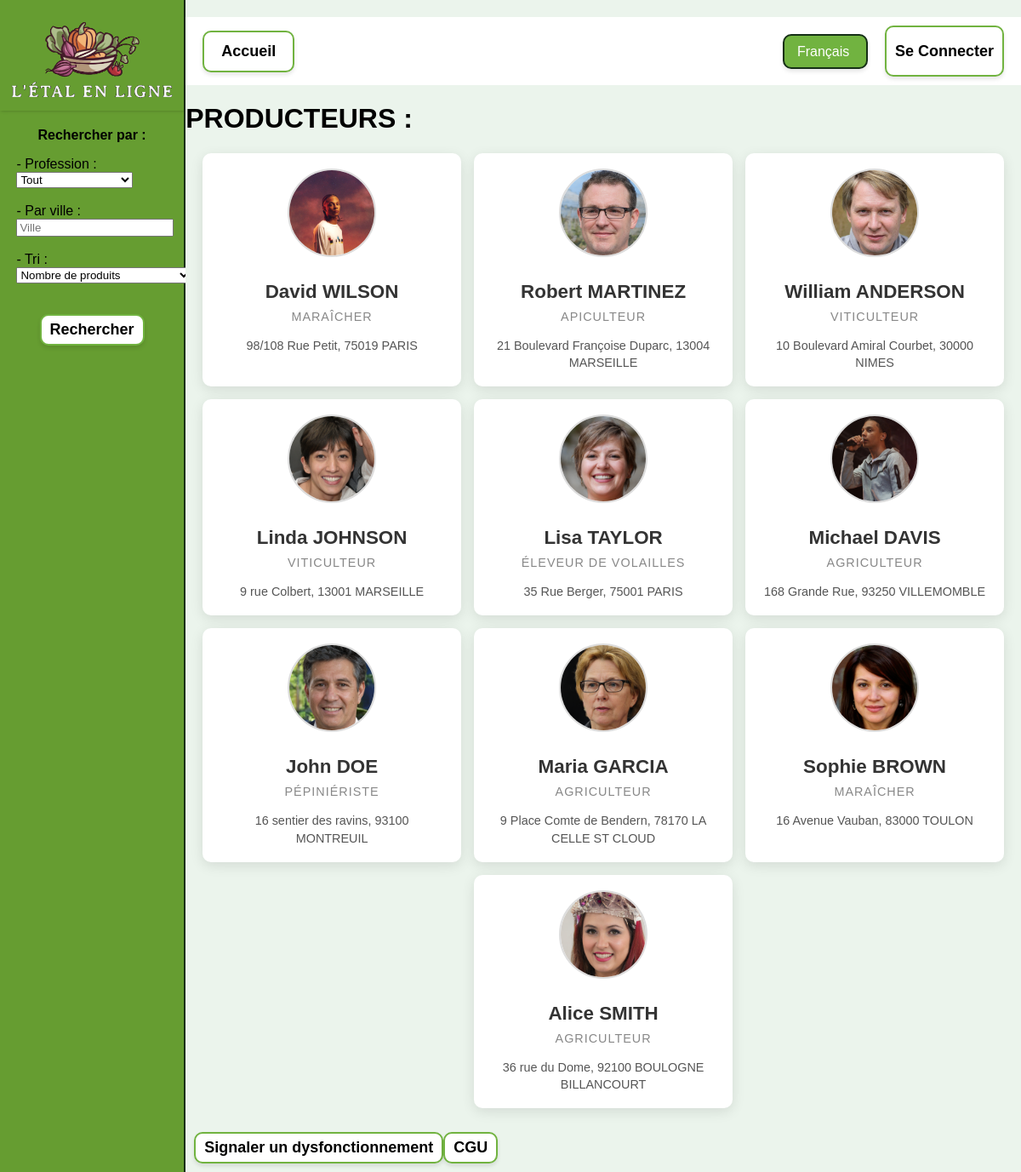
The page / on the database its author committed.
### tables this page shows
CREATE TABLE PRODUCTEUR(
   Id_Prod INT,
   Id_Uti INT NOT NULL,
   Prof_Prod VARCHAR(50),
   PRIMARY KEY(Id_Prod),
   UNIQUE(Id_Uti),
   FOREIGN KEY(Id_Uti) REFERENCES UTILISATEUR(Id_Uti)
);

CREATE TABLE UTILISATEUR(
   Id_Uti INT,
   Prenom_Uti VARCHAR(50) NOT NULL,
   Nom_Uti VARCHAR(50) NOT NULL,
   Mail_Uti VARCHAR(50) NOT NULL,
   Adr_Uti VARCHAR(200) NOT NULL,
   Pwd_Uti VARCHAR(50) NOT NULL,
   PRIMARY KEY(Id_Uti),
   UNIQUE(Mail_Uti)
);

### languages/language_fr.php (called while the page is built, shortened)
<?php
$htmlRechercherPar = "Rechercher par : ";
$htmlParVille = "- Par ville : ";
$htmlParProfession ="- Profession : ";
$htmlTri="- Tri : ";
$htmlNombreDeProduits="Nombre de produits";
$htmlRechercher="Rechercher";
$htmlAccueil="Accueil";
$htmlSeConnecter="Se Connecter";
$htmlProducteursEnMaj="PRODUCTEURS : ";
$htmlImageUtilisateur="Image utilisateur";
$htmlSignalerDys="Signaler un dysfonctionnement";
$htmlCGU="CGU";
$htmlVille="Ville";
$htmlTout = "Tout";
?>

### index.php (the view, shortened to what this page needs)
<!DOCTYPE html>
<html lang="fr">
<head>
    <?php
    require "language.php";
    ?>
    <link rel="stylesheet" type="text/css" href="css/style_general.css">
    <link rel="stylesheet" type="text/css" href="css/popup.css">
    <link rel="stylesheet" type="text/css" href="css/accueil.css">
</head>
<body>
    <?php
    if (isset($_GET["rechercheVille"]) == true) {
        $rechercheVille = htmlspecialchars($_GET["rechercheVille"]);
    } else {
        $rechercheVille = "";
    }
    if (isset($_GET["rayon"]) == false) {
        $rayon = 100;
    } else {
        $rayon = htmlspecialchars($_GET["rayon"]);
    }
    if (isset($_GET["tri"]) == true) {
        $tri = htmlspecialchars($_GET["tri"]);
    } else {
        $tri = "nombreDeProduits";
    }
    ?>
    <div class="container">
        <div class="leftColumn">
            <img class="logo" href="index.php" src="img/logo.png">
            <div class="contenuBarre">
                <center><strong>
                        <p><?php echo $htmlRechercherPar; ?></p>
                    </strong></center>
                <form method="get" action="index.php">
                    <label><?php echo $htmlParProfession ?></label>
                    <br>
                    <select name="categorie" id="categories">
                        <option value="Tout" <?php if ($_GET["categorie"] == "Tout") echo 'selected="selected"'; ?>><?php echo $htmlTout ?></option>
                    </select>
                    <br>
                    <br><?php echo $htmlParVille ?>
                    <br>
                    <input type="text" name="rechercheVille" pattern="[A-Za-z0-9 ]{0,100}" value="<?php echo $rechercheVille ?>" placeholder="<?php echo $htmlVille; ?>">
                    <br>
                    <br>
                    <label><?php echo $htmlTri ?></label>
                    <br>
                    <select name="tri" required>
                        <option value="nombreDeProduits" <?php if ($tri == "nombreDeProduits") echo 'selected="selected"'; ?>><?php echo $htmlNombreDeProduits ?></option>
                    </select>
                    <br>
                    <br>
                    <br>
                    <center><input type="submit" value="<?php echo $htmlRechercher ?>"></center>
                </form>
            </div>
        </div>
        <div class="rightColumn">
            <div class="topBanner">
                <div class="divNavigation">
                    <a class="bontonDeNavigation" href="index.php"><?php echo $htmlAccueil ?></a>
                </div>
                <div class="languagePicker">
                    <form action="language.php" method="post" id="languageForm">
                        <select name="language" id="languagePicker" class="select-langue" onchange="submitForm()">
                            <option value="fr" <?php if (isset($_SESSION["language"]) && $_SESSION["language"] == "fr") echo 'selected'; ?>>Français</option>
                        </select>
                    </form>
                </div>
                <input type="submit" value="<?php echo isset($_SESSION['Mail_Uti']) ? $_SESSION['Mail_Uti'] : $htmlSeConnecter; ?>" class="boutonDeConnection">
            </div>
            <h1> <?php echo $htmlProducteursEnMaj ?> </h1>
            <div class="gallery-container">
                <?php
                if ($_SERVER["REQUEST_METHOD"] == "GET") {
                    if (isset($_GET["categorie"])) {
                        $utilisateur = "inf2pj02";
                        $serveur = "localhost";
                        $motdepasse = "ahV4saerae";
                        $basededonnees = "inf2pj_02";
                        $connexion = new mysqli($serveur, $utilisateur, $motdepasse, $basededonnees);
                        if ($_GET["categorie"] == "Tout") {
                            $requete = 'SELECT UTILISATEUR.Id_Uti, PRODUCTEUR.Prof_Prod, PRODUCTEUR.Id_Prod, UTILISATEUR.Prenom_Uti, UTILISATEUR.Nom_Uti, UTILISATEUR.Adr_Uti, COUNT(PRODUIT.Id_Produit)
                        FROM PRODUCTEUR JOIN UTILISATEUR ON PRODUCTEUR.Id_Uti = UTILISATEUR.Id_Uti
                        LEFT JOIN PRODUIT ON PRODUCTEUR.Id_Prod=PRODUIT.Id_Prod
                        GROUP BY UTILISATEUR.Id_Uti, PRODUCTEUR.Prof_Prod, PRODUCTEUR.Id_Prod, UTILISATEUR.Prenom_Uti, UTILISATEUR.Nom_Uti, UTILISATEUR.Adr_Uti
                        HAVING PRODUCTEUR.Prof_Prod LIKE \'%\'';
                        }
                        $requete = $requete . ' ORDER BY ';
                        if ($tri === "nombreDeProduits") {
                            $requete = $requete . ' COUNT(PRODUIT.Id_Produit) DESC ;';
                        } else if ($tri === "ordreNomAlphabétique") {
                            $requete = $requete . ' Nom_Uti ASC ;';
                        } else if ($tri === "ordreNomAntiAlphabétique") {
                            $requete = $requete . ' Nom_Uti DESC ;';
                        } else if ($tri === "ordrePrenomAlphabétique") {
                            $requete = $requete . ' Prenom_Uti ASC ;';
                        } else if ($tri === "ordrePrenomAntiAlphabétique") {
                            $requete = $requete . ' Prenom_Uti DESC ;';
                        } else {
                            $requete = $requete . ' COUNT(PRODUIT.Id_Produit) ASC ;';
                        }
                        $stmt = $connexion->prepare($requete);
                        $stmt->execute();
                        $result = $stmt->get_result();
                        if ($result->num_rows > 0) {
                            while ($row = $result->fetch_assoc()) {
                                if ($rayon >= 100) {
                                    echo '<div class="contact-card">';
                                    echo '  <a href="producteur.php?Id_Prod=' . $row["Id_Prod"] . '" class="contact-card__link">';
                                    echo '      <img src="img_producteur/' . $row["Id_Prod"] . '.png" alt="' . $htmlImageUtilisateur . '" class="contact-card__img">';
                                    echo '      <h2 class="contact-card__name">' . $row["Prenom_Uti"] . ' ' . mb_strtoupper($row["Nom_Uti"]) . '</h2>';
                                    echo '      <p class="contact-card__job">' . $row["Prof_Prod"] . '</p>';
                                    echo '      <p class="contact-card__address">' . $row["Adr_Uti"] . '</p>';
                                    echo '  </a>';
                                    echo '</div>';
                                }
                            }
                        } else {
                            echo $htmlAucunResultat;
                        }
                    }
                }
                ?>
            </div>
            <br>
            <div class="basDePage">
                <form method="post">
                    <input type="submit" value="<?php echo $htmlSignalerDys ?>" class="lienPopup">
                </form>
                <form method="post">
                    <input type="submit" value="<?php echo $htmlCGU ?>" class="lienPopup">
                </form>
            </div>
        </div>
    </div>
</body>

### css/style_general.css (style rules this page uses)
html { margin: 0px; padding: 0px; height: 100%; width: 100%; font-family: Verdana, Geneva, Tahoma, sans-serif; }
body { margin: 0px; padding: 0px; height: 100%; width: 100%; }
.container { margin: 0px; padding: 0px; height: 100%; width: 100%; display: grid; grid-template-columns: 2fr 9fr; }
.leftColumn { margin: 0px; padding: 0px; height: 100%; min-width: 180px; display: block; border-right: 2px solid #152f16; background-color: #669D31; }
.logo { width: 100%; box-shadow: 1px 0px 4px 0px rgba(0, 0, 0, 0.25); }
.contenuBarre { margin-top: 5%; margin-right: 9%; margin-bottom: 5%; margin-left: 9%; padding: 0px; max-width: 82%; }
.rightColumn { margin: 0px; padding: 0px; flex: 4; background-color: #EBF4EC; justify-content: center; height: 100%; }
.topBanner { margin-top: 20px; display: flex; justify-content: center; align-items: center; background-color: #fff; padding: 10px 0; }
.divNavigation { margin-left: 20px; flex-grow: 1; display: flex; gap: 10px; min-width: 360px; }
.bontonDeNavigation { padding: 12px 20px; font-size: 18px; color: #000; background-color: #fff; border: 2px solid #71B340; border-radius: 10px; text-decoration: none; text-align: center; font-weight: bold; box-shadow: 0 3px 5px rgba(0, 0, 0, 0.1); transition: all 0.3s ease; }
.boutonDeConnection { height: 60px; margin-right: 20px; cursor: pointer; background-color: #45a049; padding: 12px 20px; color: #000; border: 2px solid #71B340; border-radius: 10px; text-decoration: none; font-size: 18px; box-shadow: 0 3px 5px rgba(0, 0, 0, 0.1); }
.select-langue { margin-right: 20px; appearance: none; background-color: #71B340; color: #fff; border: 2px solid #152f16; border-radius: 10px; padding: 10px 15px; font-size: 16px; cursor: pointer; outline: none; box-shadow: 0 3px 5px rgba(0, 0, 0, 0.1); text-align: center; width: 100px; }
.select-langue option { text-align: left; background: #fff; color: #000; font-size: 16px; }
button, input[type="button"], input[type="submit"] { padding: 6px 10px; font-size: 18px; color: #000; background-color: #fff; border: 2px solid #71B340; border-radius: 10px; text-decoration: none; text-align: center; font-weight: bold; box-shadow: 0 3px 5px rgba(0, 0, 0, 0.1); transition: all 0.3s ease; }
.gallery-container { display: flex; flex-wrap: wrap; justify-content: center ; gap: 10px; }
.basDePage { display: flex; align-items: flex-end; position: relative; right: 0px; padding: 10px; }
.gallery-container { display: flex; flex-wrap: wrap; justify-content: center; gap: 15px; }

### css/popup.css (style rules this page uses)
.lienPopup { border: none; background: none; color: #305514; cursor: pointer; text-decoration: underline; }

### css/accueil.css (style rules this page uses)
.contact-card__link { display: block; text-decoration: none; color: inherit; padding: 1rem; text-align: center; }
.contact-card { background-color: #fff; border-radius: 10px; border: 2px solid transparent; box-shadow: 0 4px 15px rgba(0,0,0,0.1); width: 300px; transition: transform 0.2s ease, box-shadow 0.2s ease, border-color 0.2s ease; }
.contact-card__img { width: 100px; height: 100px; object-fit: cover; border-radius: 50%; margin-bottom: 1rem; border: 2px solid #ddd; }
.contact-card__name { font-size: 1.4rem; margin: 0.5rem 0; color: #333; }
.contact-card__job { font-size: 0.9rem; color: #888; margin: 0.5rem 0 1rem; text-transform: uppercase; letter-spacing: 1px; }
.contact-card__address { font-size: 0.9rem; color: #555; margin-bottom: 0; line-height: 1.4; }

### rows shown on the page
producteur: shows a picture, Id_Uti.Prenom_Uti "David", Id_Uti.Nom_Uti "WILSON", Prof_Prod "MARAÎCHER", Id_Uti.Adr_Uti "98/108 Rue Petit, 75019 PARIS"
producteur: shows a picture, Id_Uti.Prenom_Uti "Robert", Id_Uti.Nom_Uti "MARTINEZ", Prof_Prod "APICULTEUR", Id_Uti.Adr_Uti "21 Boulevard Françoise Duparc, 13004 MARSEILLE"
producteur: shows a picture, Id_Uti.Prenom_Uti "William", Id_Uti.Nom_Uti "ANDERSON", Prof_Prod "VITICULTEUR", Id_Uti.Adr_Uti "10 Boulevard Amiral Courbet, 30000 NIMES"
producteur: shows a picture, Id_Uti.Prenom_Uti "Linda", Id_Uti.Nom_Uti "JOHNSON", Prof_Prod "VITICULTEUR", Id_Uti.Adr_Uti "9 rue Colbert, 13001 MARSEILLE"
producteur: shows a picture, Id_Uti.Prenom_Uti "Lisa", Id_Uti.Nom_Uti "TAYLOR", Prof_Prod "ÉLEVEUR DE VOLAILLES", Id_Uti.Adr_Uti "35 Rue Berger, 75001 PARIS"
producteur: shows a picture, Id_Uti.Prenom_Uti "Michael", Id_Uti.Nom_Uti "DAVIS", Prof_Prod "AGRICULTEUR", Id_Uti.Adr_Uti "168 Grande Rue, 93250 VILLEMOMBLE"
producteur: shows a picture, Id_Uti.Prenom_Uti "John", Id_Uti.Nom_Uti "DOE", Prof_Prod "PÉPINIÉRISTE", Id_Uti.Adr_Uti "16 sentier des ravins, 93100 MONTREUIL"
producteur: shows a picture, Id_Uti.Prenom_Uti "Maria", Id_Uti.Nom_Uti "GARCIA", Prof_Prod "AGRICULTEUR", Id_Uti.Adr_Uti "9 Place Comte de Bendern, 78170 LA CELLE ST CLOUD"
producteur: shows a picture, Id_Uti.Prenom_Uti "Sophie", Id_Uti.Nom_Uti "BROWN", Prof_Prod "MARAÎCHER", Id_Uti.Adr_Uti "16 Avenue Vauban, 83000 TOULON"
producteur: shows a picture, Id_Uti.Prenom_Uti "Alice", Id_Uti.Nom_Uti "SMITH", Prof_Prod "AGRICULTEUR", Id_Uti.Adr_Uti "36 rue du Dome, 92100 BOULOGNE BILLANCOURT"

### other values the page prints
$htmlRechercherPar "Rechercher par :"
$htmlParProfession "- Profession :"
$htmlParVille "- Par ville :"
$htmlTri "- Tri :"
$htmlAccueil "Accueil"
$htmlProducteursEnMaj "PRODUCTEURS :"
form field categorie "Tout"
form field tri "Nombre de produits"
